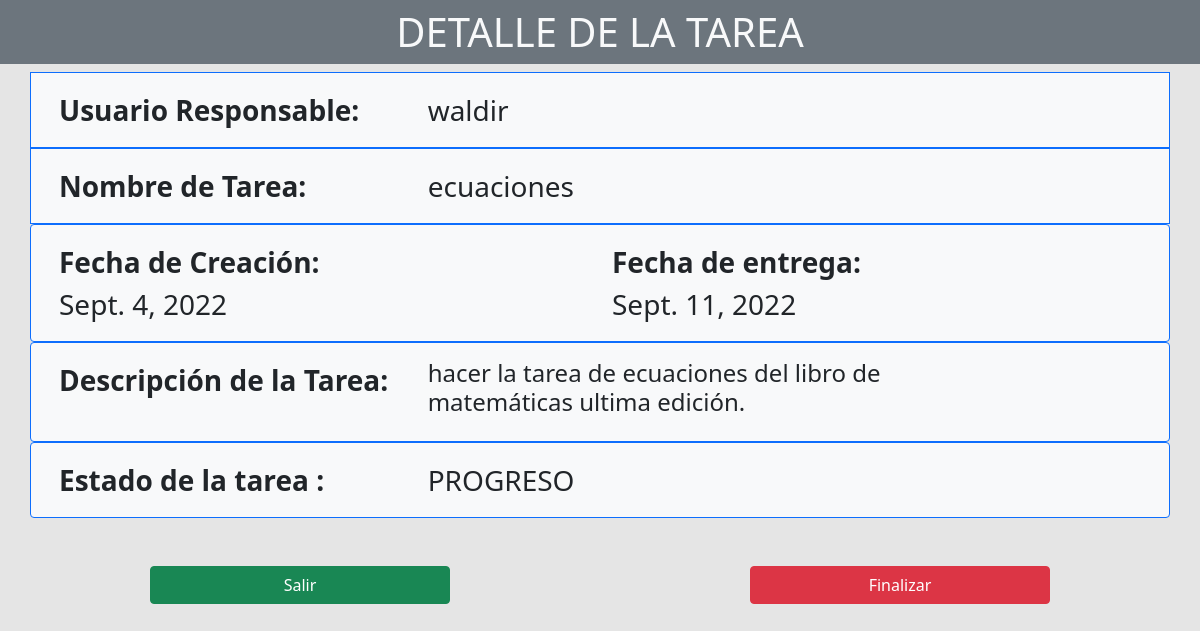
Page /detalle/3 on the committed database.
### gestion_tareas/models.py (models this page shows)
class tarea(models.Model):
    nombre_tarea = models.CharField(max_length=50,default='')
    descripcion = models.CharField(max_length=500, default='')
    fecha_de_creacion = models.DateField(default=datetime.date.today)
    fecha_entrega = models.DateField(default=datetime.date.today)
    usuario_responsable = models.CharField(max_length=128 , default='')
    estado_dela_tarea  =models.CharField(max_length=32 , default='PROGRESO')

### gestion_tareas/views.py (the view)
# urls.py: path('detalle/<int:tareas_id>', views.detalle, name='vista_detallada'),
def detalle(request,tareas_id):
    tareas_info = tarea.objects.get(id = tareas_id)
    if request.method == 'POST':
        tareas_info.estado_dela_tarea = 'FINALIZADA'
        tareas_info.save()
        return HttpResponseRedirect(reverse('gestion_tareas:dashboard'))
    return render(request, 'gestion_tareas/vista_detallada.html',{'tarea_detalle': tareas_info})

### gestion_tareas/templates/gestion_tareas/vista_detallada.html (shortened to what this page needs)
<!DOCTYPE html>
<html lang="en">
<head>
    <link href="https://cdn.jsdelivr.net/npm/bootstrap@5.0.2/dist/css/bootstrap.min.css" rel="stylesheet">
</head>
<body style="background-color: rgba(0,0,0, 0.1); height: 100vh;" >
    <h1 class="py-2 bg-secondary text-center text-light">DETALLE DE LA TAREA</h1>
    <div class="container fs-3"  >
        <form action="{% url 'gestion_tareas:vista_detallada' tarea_detalle.id %}" method="post">
            <div class="row p-3 border border-primary bg-light">
                <div class="col-md-4 ml-auto fw-bold">
                    Usuario Responsable:
                </div>
                <div class="col-md-6">
                    {{ tarea_detalle.usuario_responsable }}
                </div>
            </div>
            <div class="row p-3 border border-primary bg-light">
                <div class="col-md-4 ml-auto fw-bold">
                    Nombre de Tarea:
                </div>
                <div class="col-md-6">
                    {{ tarea_detalle.nombre_tarea }}
                </div>
            </div>
            <div class="row p-3 border border-primary rounded bg-light">
                <div class="col-md-6 ">
                    <div class="col-md-6 fw-bold">Fecha de Creación:</div>
                    <div class="col-md-6">{{ tarea_detalle.fecha_de_creacion }}</div>
                </div>
                <div class="col-md-6 ">
                    <div class="col-md-6 fw-bold ">Fecha de entrega: </div>
                    <div class="col-md-6 ">{{ tarea_detalle.fecha_entrega }}</div>
                </div>
            </div>
           <div class="row p-3 border border-primary rounded bg-light">
            <div class="col-md-4 fw-bold">Descripción de la Tarea:</div>
            <div class="col-md-6">
                <h4>{{ tarea_detalle.descripcion }}</h4></div>
           </div>
            <div class="row p-3 border border-primary rounded bg-light">
                <div class="col-md-4 fw-bold">Estado de la tarea : </div>
                <div  class="col-md-6">{{ tarea_detalle.estado_dela_tarea }}</div>
            </div>
        </div >
            <div class="col d-flex justify-content-around mt-5  pb-4">
                <a class="col-3 btn btn-success float-start" href="/dashboard">Salir</a>
                <button type="submit" class="col-3 btn btn-danger float-start">Finalizar</button>
            </div>
</body>
</html>

### rows in the picture
tarea: usuario_responsable "waldir", nombre_tarea "ecuaciones", fecha_de_creacion "Sept. 4, 2022", fecha_entrega "Sept. 11, 2022", descripcion "hacer la tarea de ecuaciones del libro de matemáticas ultima edición.", estado_dela_tarea "PROGRESO"
